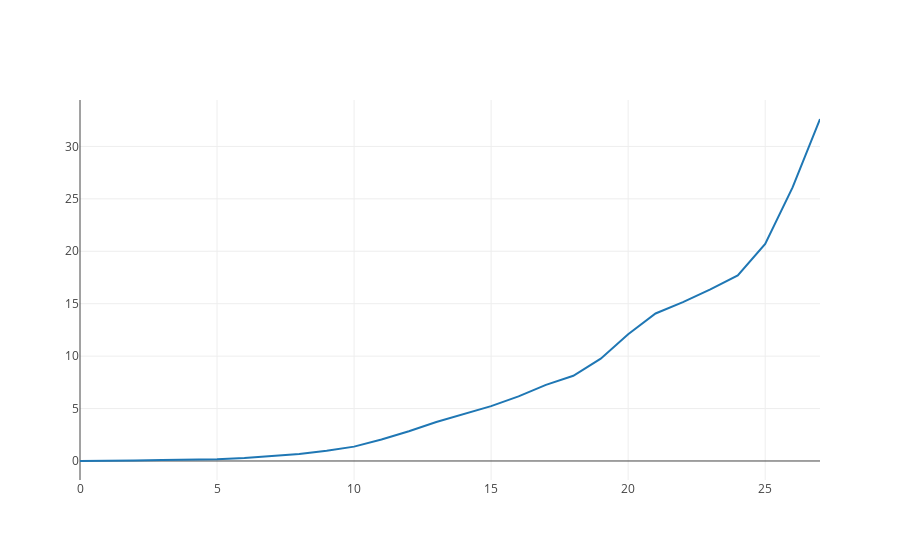

Here is the notebook cell this chart was saved with:
### Code cell
iplot([data4])

### Figure 1 — Plotly figure (JSON) as saved in the notebook; plotly's stock layout.template omitted (floating-point values rounded to 4 significant figures)
{"data": [{"type": "scatter", "x": [0, 1, 2, 3, 4, 5, 6, 7, 8, 9, 10, 11, 12, 13, 14, 15, 16, 17, 18, 19, 20, 21, 22, 23, 24, 25, 26, 27], "y": [-0.001195, -0.001358, 0.0455, 0.09634, 0.1249, 0.1699, 0.2732, 0.4378, 0.6703, 0.9752, 1.37, 2.052, 2.838, 3.711, 4.501, 5.23, 6.162, 7.264, 8.125, 9.759, 12.09, 14.07, 15.15, 16.38, 17.69, 20.71, 26.09, 32.61]}], "layout": {}}
